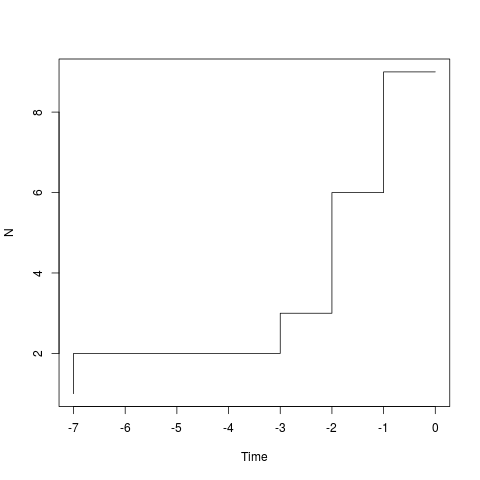

The R source for this figure:
library(ape);
library(geiger);

PlotPhylogenyLtt <- function(phylogeny)
{
  ltt.plot(phylogeny)
}

DemonstratePhylogenyPlotLtt <- function()
{
  newick <- "((((XD:1,ZD:1):1,CE:2):1,(FE:2,EE:2):1):4,((AE:1,BE:1):1,(WD:1,YD:1):1):5);"
  phylogeny <- read.tree(text = newick)
  #plot(phylogeny)
  
  PlotPhylogenyLtt(phylogeny)

  png(filename="PlotPhylogenyLtt.png")
  PlotPhylogenyLtt(phylogeny)
  dev.off()
}

# Uncomment this to view the function demonstration
#DemonstratePhylogenyPlotLtt()